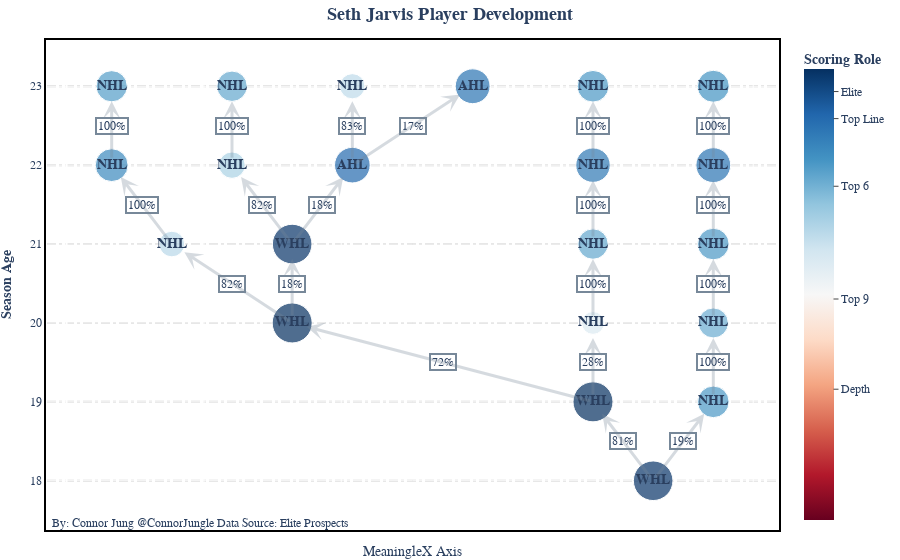

The cell this chart's notebook holds for it:
### Code cell
get_development_graph(player)

### Figure 1 — Plotly figure (JSON) as saved in the notebook; plotly's stock layout.template omitted (floating-point values rounded to 4 significant figures)
{"data": [{"customdata": [[1.69, "Elite"], [2.1, "Elite"], [0.69, "Top Line"], [2.08, "Elite"], [0.48, "Top 6"], [0.64, "Top 6"], [0.54, "Top 6"], [1.56, "Elite"], [0.65, "Top Line"], [0.69, "Top Line"], [0.73, "Top Line"], [0.56, "Top 6"], [0.82, "Top Line"], [0.78, "Top Line"], [0.8, "Top Line"], [0.68, "Top Line"], [0.66, "Top Line"], [0.53, "Top 6"], [0.8, "Top Line"], [0.69, "Top Line"], [0.7, "Top Line"]], "hovertemplate": "</b><b>%{customdata[1]}</b><br><br>Age: <b>%{y:,.0f}</b><br>League: %{text}</b><br>PPG: <b>%{customdata[0]:,}</b><extra></extra>", "marker": {"cmax": 100, "cmid": 30, "cmin": 0, "color": [99, 100, 79, 100, 57, 75, 64, 99, 76, 79, 82, 66, 89, 86, 87, 78, 76, 63, 87, 79, 80], "colorbar": {"showticklabels": true, "ticks": "outside", "ticktext": ["Depth", "Top 9", "Top 6", "Top Line", "Elite"], "tickvals": [29, 49, 74, 89, 95], "title": {"side": "top", "text": "<b>Scoring Role<b> <br />"}}, "colorscale": [[0, "rgb(103,0,31)"], [0.1, "rgb(178,24,43)"], [0.2, "rgb(214,96,77)"], [0.3, "rgb(244,165,130)"], [0.4, "rgb(253,219,199)"], [0.5, "rgb(247,247,247)"], [0.6, "rgb(209,229,240)"], [0.7, "rgb(146,197,222)"], [0.8, "rgb(67,147,195)"], [0.9, "rgb(33,102,172)"], [1, "rgb(5,48,97)"]], "size": [39.6, 40, 31.6, 40, 22.8, 30, 25.6, 39.6, 30.4, 31.6, 32.8, 26.4, 35.6, 34.4, 34.8, 31.2, 30.4, 25.2, 34.8, 31.6, 32]}, "mode": "markers+text", "showlegend": true, "text": ["<b>WHL", "<b>WHL", "<b>NHL", "<b>WHL", "<b>NHL", "<b>NHL", "<b>NHL", "<b>WHL", "<b>NHL", "<b>NHL", "<b>NHL", "<b>NHL", "<b>AHL", "<b>NHL", "<b>NHL", "<b>NHL", "<b>NHL", "<b>NHL", "<b>AHL", "<b>NHL", "<b>NHL"], "textfont": {"size": 14}, "textposition": "middle center", "type": "scatter", "x": [21.36, 19.17, 23.55, 8.214, 19.17, 23.55, 3.833, 8.214, 19.17, 23.55, 1.643, 6.024, 10.4, 19.17, 23.55, 1.643, 6.024, 10.4, 14.79, 19.17, 23.55], "y": [18, 19, 19, 20, 20, 20, 21, 21, 21, 21, 22, 22, 22, 22, 22, 23, 23, 23, 23, 23, 23]}], "layout": {"annotations": [{"showarrow": false, "text": "By: Connor Jung <a href='https://twitter.com/ConnorJungle'>@ConnorJungle</a> Data Source: Elite Prospects", "x": 0.005, "xref": "paper", "y": -0.005, "yref": "paper"}, {"bordercolor": "lightslategrey", "borderpad": 1, "borderwidth": 2, "showarrow": false, "text": "81%", "x": 20.26, "y": 18.5}, {"arrowcolor": "lightslategrey", "arrowhead": 3, "arrowsize": 1, "arrowwidth": 3, "ax": 21.36, "axref": "x", "ay": 18, "ayref": "y", "opacity": 0.3, "showarrow": true, "standoff": 15, "x": 19.17, "xref": "x", "y": 19, "yref": "y"}, {"bordercolor": "lightslategrey", "borderpad": 1, "borderwidth": 2, "showarrow": false, "text": "19%", "x": 22.45, "y": 18.5}, {"arrowcolor": "lightslategrey", "arrowhead": 3, "arrowsize": 1, "arrowwidth": 3, "ax": 21.36, "axref": "x", "ay": 18, "ayref": "y", "opacity": 0.3, "showarrow": true, "standoff": 15, "x": 23.55, "xref": "x", "y": 19, "yref": "y"}, {"bordercolor": "lightslategrey", "borderpad": 1, "borderwidth": 2, "showarrow": false, "text": "72%", "x": 13.69, "y": 19.5}, {"arrowcolor": "lightslategrey", "arrowhead": 3, "arrowsize": 1, "arrowwidth": 3, "ax": 19.17, "axref": "x", "ay": 19, "ayref": "y", "opacity": 0.3, "showarrow": true, "standoff": 15, "x": 8.214, "xref": "x", "y": 20, "yref": "y"}, {"bordercolor": "lightslategrey", "borderpad": 1, "borderwidth": 2, "showarrow": false, "text": "28%", "x": 19.17, "y": 19.5}, {"arrowcolor": "lightslategrey", "arrowhead": 3, "arrowsize": 1, "arrowwidth": 3, "ax": 19.17, "axref": "x", "ay": 19, "ayref": "y", "opacity": 0.3, "showarrow": true, "standoff": 15, "x": 19.17, "xref": "x", "y": 20, "yref": "y"}, {"bordercolor": "lightslategrey", "borderpad": 1, "borderwidth": 2, "showarrow": false, "text": "100%", "x": 23.55, "y": 19.5}, {"arrowcolor": "lightslategrey", "arrowhead": 3, "arrowsize": 1, "arrowwidth": 3, "ax": 23.55, "axref": "x", "ay": 19, "ayref": "y", "opacity": 0.3, "showarrow": true, "standoff": 15, "x": 23.55, "xref": "x", "y": 20, "yref": "y"}, {"bordercolor": "lightslategrey", "borderpad": 1, "borderwidth": 2, "showarrow": false, "text": "82%", "x": 6.024, "y": 20.5}, {"arrowcolor": "lightslategrey", "arrowhead": 3, "arrowsize": 1, "arrowwidth": 3, "ax": 8.214, "axref": "x", "ay": 20, "ayref": "y", "opacity": 0.3, "showarrow": true, "standoff": 15, "x": 3.833, "xref": "x", "y": 21, "yref": "y"}, {"bordercolor": "lightslategrey", "borderpad": 1, "borderwidth": 2, "showarrow": false, "text": "18%", "x": 8.214, "y": 20.5}, {"arrowcolor": "lightslategrey", "arrowhead": 3, "arrowsize": 1, "arrowwidth": 3, "ax": 8.214, "axref": "x", "ay": 20, "ayref": "y", "opacity": 0.3, "showarrow": true, "standoff": 15, "x": 8.214, "xref": "x", "y": 21, "yref": "y"}, {"bordercolor": "lightslategrey", "borderpad": 1, "borderwidth": 2, "showarrow": false, "text": "100%", "x": 19.17, "y": 20.5}, {"arrowcolor": "lightslategrey", "arrowhead": 3, "arrowsize": 1, "arrowwidth": 3, "ax": 19.17, "axref": "x", "ay": 20, "ayref": "y", "opacity": 0.3, "showarrow": true, "standoff": 15, "x": 19.17, "xref": "x", "y": 21, "yref": "y"}, {"bordercolor": "lightslategrey", "borderpad": 1, "borderwidth": 2, "showarrow": false, "text": "100%", "x": 23.55, "y": 20.5}, {"arrowcolor": "lightslategrey", "arrowhead": 3, "arrowsize": 1, "arrowwidth": 3, "ax": 23.55, "axref": "x", "ay": 20, "ayref": "y", "opacity": 0.3, "showarrow": true, "standoff": 15, "x": 23.55, "xref": "x", "y": 21, "yref": "y"}, {"bordercolor": "lightslategrey", "borderpad": 1, "borderwidth": 2, "showarrow": false, "text": "100%", "x": 2.738, "y": 21.5}, {"arrowcolor": "lightslategrey", "arrowhead": 3, "arrowsize": 1, "arrowwidth": 3, "ax": 3.833, "axref": "x", "ay": 21, "ayref": "y", "opacity": 0.3, "showarrow": true, "standoff": 15, "x": 1.643, "xref": "x", "y": 22, "yref": "y"}, {"bordercolor": "lightslategrey", "borderpad": 1, "borderwidth": 2, "showarrow": false, "text": "82%", "x": 7.119, "y": 21.5}, {"arrowcolor": "lightslategrey", "arrowhead": 3, "arrowsize": 1, "arrowwidth": 3, "ax": 8.214, "axref": "x", "ay": 21, "ayref": "y", "opacity": 0.3, "showarrow": true, "standoff": 15, "x": 6.024, "xref": "x", "y": 22, "yref": "y"}, {"bordercolor": "lightslategrey", "borderpad": 1, "borderwidth": 2, "showarrow": false, "text": "18%", "x": 9.31, "y": 21.5}, {"arrowcolor": "lightslategrey", "arrowhead": 3, "arrowsize": 1, "arrowwidth": 3, "ax": 8.214, "axref": "x", "ay": 21, "ayref": "y", "opacity": 0.3, "showarrow": true, "standoff": 15, "x": 10.4, "xref": "x", "y": 22, "yref": "y"}, {"bordercolor": "lightslategrey", "borderpad": 1, "borderwidth": 2, "showarrow": false, "text": "100%", "x": 19.17, "y": 21.5}, {"arrowcolor": "lightslategrey", "arrowhead": 3, "arrowsize": 1, "arrowwidth": 3, "ax": 19.17, "axref": "x", "ay": 21, "ayref": "y", "opacity": 0.3, "showarrow": true, "standoff": 15, "x": 19.17, "xref": "x", "y": 22, "yref": "y"}, {"bordercolor": "lightslategrey", "borderpad": 1, "borderwidth": 2, "showarrow": false, "text": "100%", "x": 23.55, "y": 21.5}, {"arrowcolor": "lightslategrey", "arrowhead": 3, "arrowsize": 1, "arrowwidth": 3, "ax": 23.55, "axref": "x", "ay": 21, "ayref": "y", "opacity": 0.3, "showarrow": true, "standoff": 15, "x": 23.55, "xref": "x", "y": 22, "yref": "y"}, {"bordercolor": "lightslategrey", "borderpad": 1, "borderwidth": 2, "showarrow": false, "text": "100%", "x": 1.643, "y": 22.5}, {"arrowcolor": "lightslategrey", "arrowhead": 3, "arrowsize": 1, "arrowwidth": 3, "ax": 1.643, "axref": "x", "ay": 22, "ayref": "y", "opacity": 0.3, "showarrow": true, "standoff": 15, "x": 1.643, "xref": "x", "y": 23, "yref": "y"}, {"bordercolor": "lightslategrey", "borderpad": 1, "borderwidth": 2, "showarrow": false, "text": "100%", "x": 6.024, "y": 22.5}, {"arrowcolor": "lightslategrey", "arrowhead": 3, "arrowsize": 1, "arrowwidth": 3, "ax": 6.024, "axref": "x", "ay": 22, "ayref": "y", "opacity": 0.3, "showarrow": true, "standoff": 15, "x": 6.024, "xref": "x", "y": 23, "yref": "y"}, {"bordercolor": "lightslategrey", "borderpad": 1, "borderwidth": 2, "showarrow": false, "text": "83%", "x": 10.4, "y": 22.5}, {"arrowcolor": "lightslategrey", "arrowhead": 3, "arrowsize": 1, "arrowwidth": 3, "ax": 10.4, "axref": "x", "ay": 22, "ayref": "y", "opacity": 0.3, "showarrow": true, "standoff": 15, "x": 10.4, "xref": "x", "y": 23, "yref": "y"}, {"bordercolor": "lightslategrey", "borderpad": 1, "borderwidth": 2, "showarrow": false, "text": "17%", "x": 12.6, "y": 22.5}, {"arrowcolor": "lightslategrey", "arrowhead": 3, "arrowsize": 1, "arrowwidth": 3, "ax": 10.4, "axref": "x", "ay": 22, "ayref": "y", "opacity": 0.3, "showarrow": true, "standoff": 15, "x": 14.79, "xref": "x", "y": 23, "yref": "y"}, {"bordercolor": "lightslategrey", "borderpad": 1, "borderwidth": 2, "showarrow": false, "text": "100%", "x": 19.17, "y": 22.5}, {"arrowcolor": "lightslategrey", "arrowhead": 3, "arrowsize": 1, "arrowwidth": 3, "ax": 19.17, "axref": "x", "ay": 22, "ayref": "y", "opacity": 0.3, "showarrow": true, "standoff": 15, "x": 19.17, "xref": "x", "y": 23, "yref": "y"}, {"bordercolor": "lightslategrey", "borderpad": 1, "borderwidth": 2, "showarrow": false, "text": "100%", "x": 23.55, "y": 22.5}, {"arrowcolor": "lightslategrey", "arrowhead": 3, "arrowsize": 1, "arrowwidth": 3, "ax": 23.55, "axref": "x", "ay": 22, "ayref": "y", "opacity": 0.3, "showarrow": true, "standoff": 15, "x": 23.55, "xref": "x", "y": 23, "yref": "y"}], "font": {"family": "overpass, monospace"}, "hovermode": "closest", "margin": {"b": 20, "l": 5, "r": 5, "t": 40}, "plot_bgcolor": "rgb(255,255,255)", "shapes": [{"layer": "below", "line": {"color": "rgba(212, 212, 212, 1)", "dash": "dashdot", "width": 2}, "type": "line", "x0": -0.7119, "x1": 25.9, "y0": 18, "y1": 18}, {"layer": "below", "line": {"color": "rgba(212, 212, 212, 1)", "dash": "dashdot", "width": 2}, "type": "line", "x0": -0.7119, "x1": 25.9, "y0": 19, "y1": 19}, {"layer": "below", "line": {"color": "rgba(212, 212, 212, 1)", "dash": "dashdot", "width": 2}, "type": "line", "x0": -0.7119, "x1": 25.9, "y0": 20, "y1": 20}, {"layer": "below", "line": {"color": "rgba(212, 212, 212, 1)", "dash": "dashdot", "width": 2}, "type": "line", "x0": -0.7119, "x1": 25.9, "y0": 21, "y1": 21}, {"layer": "below", "line": {"color": "rgba(212, 212, 212, 1)", "dash": "dashdot", "width": 2}, "type": "line", "x0": -0.7119, "x1": 25.9, "y0": 22, "y1": 22}, {"layer": "below", "line": {"color": "rgba(212, 212, 212, 1)", "dash": "dashdot", "width": 2}, "type": "line", "x0": -0.7119, "x1": 25.9, "y0": 23, "y1": 23}], "showlegend": false, "title": {"font": {"size": 18}, "text": "<b>Seth Jarvis Player Development</b>", "x": 0.5}, "xaxis": {"linecolor": "black", "linewidth": 2, "mirror": true, "showline": true, "showticklabels": false, "title": {"text": "MeaningleX Axis"}}, "yaxis": {"linecolor": "black", "linewidth": 2, "mirror": true, "showline": true, "title": {"text": "<b>Season Age</b>"}}}}
